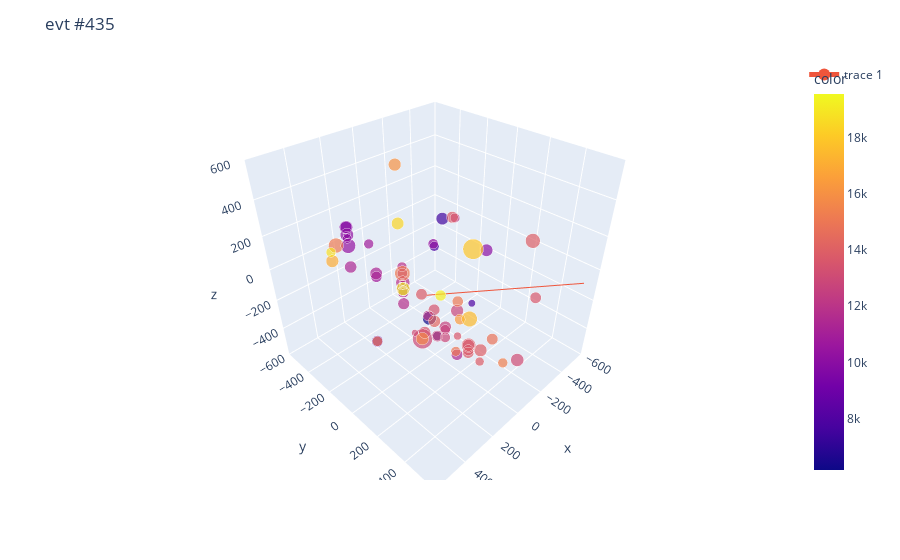

Here is the notebook cell this chart was saved with:
### Markdown cell above
To the best of my understanding, here the trail is likely left by a background particle (like a cosmic muon). If so, the neutrino direction information (if any) for such events should be found in the auxiliary pulses. Here's how the organizers of the competition describe the `auxiliary` flag:
> `auxiliary` (`bool`): If `True`, the pulse was not fully digitized, is of lower quality, and was more likely to originate from noise. If `False`, then this pulse was contributed to the trigger decision and the pulse was fully digitized.

We can check what the same event looks like if we plot both regular and aux pulses:

### Code cell
iplot(plot_event(*load_single_event("train", 0, 21, ignore_aux=False)))
